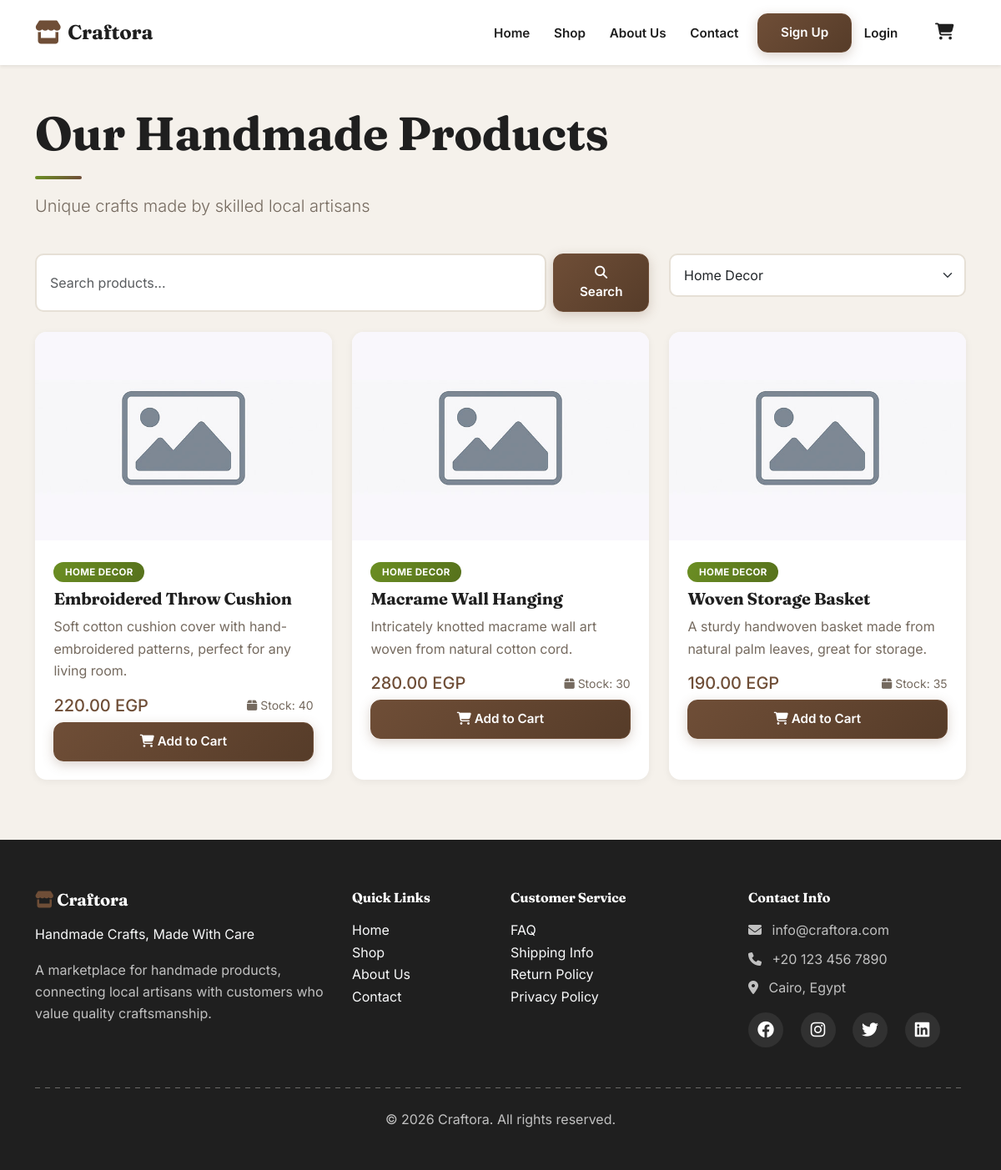
The app's page /products.php?category=Home Decor with its own data.
### tables this page shows
CREATE TABLE IF NOT EXISTS products (
    id              INT UNSIGNED AUTO_INCREMENT PRIMARY KEY,
    name            VARCHAR(150)        NOT NULL,
    description     TEXT                NULL,
    price           DECIMAL(10,2)       NOT NULL,
    category        VARCHAR(80)         NOT NULL,
    image           VARCHAR(255)        NOT NULL,
    stock           INT UNSIGNED        NOT NULL DEFAULT 0,
    featured        BOOLEAN             NOT NULL DEFAULT FALSE,
    created_at      TIMESTAMP           NOT NULL DEFAULT CURRENT_TIMESTAMP
);

### config.php (called while the page is built, shortened)
<?php
function sanitize($data) {
    return trim($data);
}
function formatPrice($price) {
    return number_format($price, 2) . ' EGP';
}
?>

### products.php (the view, shortened to what this page needs)
<?php
require_once 'config.php';
$category = isset($_GET['category']) ? sanitize($_GET['category']) : '';
$search = isset($_GET['search']) ? sanitize($_GET['search']) : '';
$query = "SELECT * FROM products WHERE 1=1";
$types = '';
$params = [];
if ($category !== '') {
    $query .= " AND category = ?";
    $types .= 's';
    $params[] = $category;
}
$query .= " ORDER BY created_at DESC";
$stmt = $conn->prepare($query);
if ($types !== '') {
    $stmt->bind_param($types, ...$params);
}
$stmt->execute();
$products_result = $stmt->get_result();
$categories_query = "SELECT DISTINCT category FROM products ORDER BY category";
$categories_result = $conn->query($categories_query);
?>
<!DOCTYPE html>
<html lang="en">
<head>
    <link href="https://cdn.jsdelivr.net/npm/bootstrap@5.3.0/dist/css/bootstrap.min.css" rel="stylesheet">
    <link rel="stylesheet" href="https://cdnjs.cloudflare.com/ajax/libs/font-awesome/6.4.0/css/all.min.css">
    <link rel="stylesheet" href="css/style.css">
</head>
<body>
    <?php include 'includes/header.php'; ?>
    <div class="container my-5">
        <div class="row mb-4">
            <div class="col-md-12">
                <h1 class="display-4 fw-bold mb-3">Our Handmade Products</h1>
                <p class="lead text-muted">Unique crafts made by skilled local artisans</p>
            </div>
        </div>
        <div class="row mb-4">
            <div class="col-md-8">
                <form action="" method="GET" class="d-flex">
                    <input type="text" name="search" class="form-control me-2" placeholder="Search products..." value="<?php echo htmlspecialchars($search); ?>">
                    <button type="submit" class="btn btn-primary">
                        <i class="fas fa-search"></i> Search
                    </button>
                </form>
            </div>
            <div class="col-md-4">
                <select class="form-select" onchange="window.location.href='products.php?category='+encodeURIComponent(this.value)">
                    <?php while($cat = $categories_result->fetch_assoc()): ?>
                        <option value="<?php echo htmlspecialchars($cat['category']); ?>" <?php echo $category === $cat['category'] ? 'selected' : ''; ?>>
                            <?php echo htmlspecialchars($cat['category']); ?>
                        </option>
                    <?php endwhile; ?>
                </select>
            </div>
        </div>
        <?php if ($products_result->num_rows > 0): ?>
        <div class="row">
            <?php while($product = $products_result->fetch_assoc()): ?>
            <div class="col-md-4 mb-4">
                <div class="card product-card h-100">
                    <img src="images/products/<?php echo $product['image']; ?>" class="card-img-top" alt="<?php echo htmlspecialchars($product['name']); ?>" onerror="this.src='images/placeholder.jpg'">
                    <div class="card-body">
                        <span class="badge bg-secondary mb-2"><?php echo htmlspecialchars($product['category']); ?></span>
                        <h5 class="card-title"><?php echo htmlspecialchars($product['name']); ?></h5>
                        <p class="card-text text-muted"><?php echo htmlspecialchars($product['description']); ?></p>
                        <div class="d-flex justify-content-between align-items-center mb-2">
                            <span class="h5 mb-0 text-primary"><?php echo formatPrice($product['price']); ?></span>
                            <small class="text-muted">
                                <i class="fas fa-box"></i> Stock: <?php echo $product['stock']; ?>
                            </small>
                        </div>
                        <?php if ($product['stock'] > 0): ?>
                            <button class="btn btn-primary w-100 add-to-cart" data-id="<?php echo $product['id']; ?>">
                                <i class="fas fa-shopping-cart"></i> Add to Cart
                            </button>
                        <?php else: ?>
                            <button class="btn btn-secondary w-100" disabled>
                                Out of Stock
                            </button>
                        <?php endif; ?>
                    </div>
                </div>
            </div>
            <?php endwhile; ?>
        </div>
        <?php endif; ?>
    </div>
    <?php include 'includes/footer.php'; ?>
</body>
</html>

### css/style.css (style rules this page uses)
:root { --matte-black: #1F1F1F; --matte-black-rgb: 31, 31, 31; --dark-brown: #6F4E37; --dark-brown-rgb: 111, 78, 55; --dark-brown-deep: #563C29; --light-beige: #F5F1EB; --cream: #FFF8F0; --olive: #6B8E23; --olive-rgb: 107, 142, 35; --olive-deep: #56711C; --white: #FFFFFF; --primary-color: var(--dark-brown); --primary-rgb: var(--dark-brown-rgb); --secondary-color: var(--olive); --secondary-rgb: var(--olive-rgb); --accent-color: var(--olive); --accent-rgb: var(--olive-rgb); --bg-color: var(--light-beige); --card-color: var(--white); --text-color: #2B2420; --text-muted-color: #756A5F; --dark-color: var(--matte-black); --success-color: var(--olive); --danger-color: #A6453A; --warning-color: #B9812E; --radius-sm: 10px; --radius: 14px; --radius-lg: 16px; --shadow-sm: 0 2px 10px rgba(31, 31, 31, 0.06); --shadow-md: 0 10px 26px rgba(31, 31, 31, 0.10); --shadow-lg: 0 18px 40px rgba(31, 31, 31, 0.16); --font-display: 'Fraunces', Georgia, 'Times New Roman', serif; --font-body: 'Inter', 'Segoe UI', Tahoma, Geneva, Verdana, sans-serif; }
* { box-sizing: border-box; }
html { scroll-behavior: smooth; }
body { font-family: var(--font-body); color: var(--text-color); background-color: var(--bg-color); -webkit-font-smoothing: antialiased; line-height: 1.65; }
h1, h2, h3, h4, h5, h6 { font-family: var(--font-display); color: var(--matte-black); font-weight: 600; letter-spacing: -0.01em; }
h1.display-3::after, h1.display-4::after, h1.display-5::after, h2.display-5::after { content: ''; display: block; width: 56px; height: 4px; margin-top: 1.1rem; border-radius: 4px; background: linear-gradient(90deg, var(--olive), var(--dark-brown)); }
.text-primary { color: var(--dark-brown) !important; }
.text-muted { color: var(--text-muted-color) !important; }
.bg-secondary { background: linear-gradient(120deg, var(--olive), var(--olive-deep)) !important; color: #fff !important; }
.btn { font-family: var(--font-body); font-weight: 600; font-size: 0.95rem; border-radius: 12px; transition: all 0.25s ease; }
.btn-primary { background: linear-gradient(135deg, var(--dark-brown) 0%, var(--dark-brown-deep) 100%); border-color: var(--dark-brown); color: #fff; padding: 0.7rem 1.7rem; box-shadow: 0 4px 14px rgba(var(--dark-brown-rgb), 0.25); }
.card { border: none; border-radius: var(--radius); box-shadow: var(--shadow-sm); background-color: var(--white); }
.product-card { border: none; border-radius: var(--radius); overflow: hidden; transition: transform 0.35s ease, box-shadow 0.35s ease; box-shadow: var(--shadow-sm); background-color: var(--white); }
.product-card img { height: 250px; object-fit: cover; transition: transform 0.4s ease; }
.product-card .card-body { padding: 1.4rem; }
.product-card .badge { font-size: 0.72rem; letter-spacing: 0.03em; text-transform: uppercase; font-weight: 700; padding: 0.4rem 0.85rem; border-radius: 20px; }
.card-title { color: var(--matte-black); font-weight: 700; font-family: var(--font-display); }
.form-control, .form-select { border-radius: var(--radius-sm); padding: 0.75rem 1rem; border: 2px solid #E6E0D6; background-color: var(--white); transition: border-color 0.3s ease, box-shadow 0.3s ease; }
.badge { font-weight: 600; border-radius: 20px; }

### records on screen
products: category "HOME DECOR", name "Embroidered Throw Cushion", description "Soft cotton cushion cover with hand-embroidered patterns, perfect for any living room.", price "220.00 EGP", stock "40"
products: category "HOME DECOR", name "Macrame Wall Hanging", description "Intricately knotted macrame wall art woven from natural cotton cord.", price "280.00 EGP", stock "30"
products: category "HOME DECOR", name "Woven Storage Basket", description "A sturdy handwoven basket made from natural palm leaves, great for storage.", price "190.00 EGP", stock "35"

### other values on screen
form field value "Home Decor"
